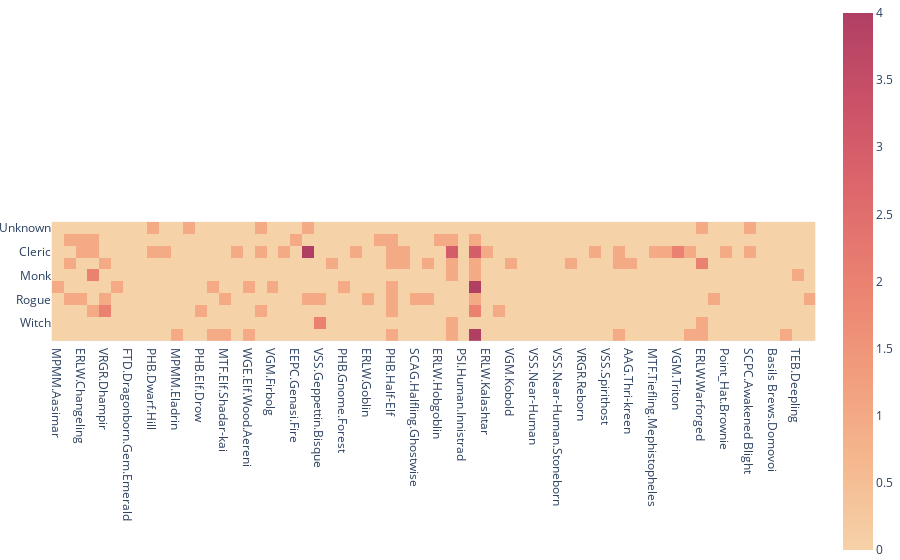

Notebook code cell kept with this figure:
### Code cell
Tab_Rac = pd.read_csv('/home/jovyan/Data/Race.csv')
Tab_Cla = pd.read_csv('/home/jovyan/Data/Class_Level.csv')
Tab_Cha = pd.read_csv('/home/jovyan/Data/Characters.csv')

data = []
List_Race  = []
for x1, y1 in Tab_Rac.iterrows():
    if Tab_Rac.at[x1,'Count'] > 0:
        List_Race.append(Tab_Rac.at[x1,'Tag2'])
List_Class = []
for x1, y1 in Tab_Cla.iterrows():#Sub-Class
    if Tab_Cla.at[x1,'Class']==Tab_Cla.at[x1,'Tag3']:
        if Tab_Cla.at[x1,'C_Count'] > 0:
            List_Class.append(Tab_Cla.at[x1,'Tag3'])
print(List_Class)

for y1 in List_Class:
    Ro = []
    for y2 in List_Race:
        Con=0
        Con=len(Tab_Cha.query("Race=='"+y2+"' and `Class Breakdown`.str.contains('"+y1+"')").index)
        Ro.append(Con)
    data.append(Ro)

fig = px.imshow(data,
                x=List_Race,
                y=List_Class,
                color_continuous_scale='Redor'
               )

fig.update_xaxes(side="bottom")
fig.update_layout(autosize=True, height=500)
fig.update_layout(margin = dict(t=0, l=1, r=0, b=0, autoexpand=True))
fig.show()

### Figure 1 — Plotly figure (JSON) as saved in the notebook; plotly's stock layout.template omitted (floating-point values rounded to 4 significant figures; data arrays with more than 128 entries replaced by an {"elided": "..."} marker saying what was removed)
{"data": [{"coloraxis": "coloraxis", "name": "0", "x": ["MPMM.Aasimar", "VGM.Bugbear", "ERLW.Changeling", "TCE.Custom Lineage", "VRGR.Dhampir", "FTD.Dragonborn.Gem.Amethyst", "FTD.Dragonborn.Gem.Emerald", "FTD.Dragonborn.Gem.Sapphire", "PHB.Dwarf.Hill", "PHB.Dwarf.Mountain", "MPMM.Eladrin", "PHB.Elf", "PHB.Elf.Drow", "EGW.Elf.Pallid", "MTF.Elf.Shadar-kai", "PHB.Elf.Wood", "WGE.Elf.Wood.Aereni", "WBtW.Fairy", "VGM.Firbolg", "EEPC.Genasi.Earth", "EEPC.Genasi.Fire", "EEPC.Genasi.Water", "VSS.Geppettin.Bisque", "AAG.Giff", "PHB.Gnome.Forest", "DMG.Goblin", "ERLW.Goblin", "VGM.Goliath", "PHB.Half-Elf", "PHB.Half-Orc", "SCAG.Halfling.Ghostwise", "PHB.Halfling.Stout", "ERLW.Hobgoblin", "PHB.Human", "PSI.Human.Innistrad", "PHB.Human.Variant", "ERLW.Kalashtar", "MPMM.Kobold", "VGM.Kobold", "MOT.Minotaur", "VSS.Near-Human", "VSS.Near-Human.Mul", "VSS.Near-Human.Stoneborn", "AAG.Plasmoid", "VRGR.Reborn", "MOT.Satyr", "VSS.Spirithost", "VGM.Tabaxi", "AAG.Thri-kreen", "MTF.Tiefling.Levistus", "MTF.Tiefling.Mephistopheles", "TTP.Tortle", "VGM.Triton", "GGR.Vedalken", "ERLW.Warforged", "VGM.Yuan-ti Pureblood", "Point_Hat.Brownie", "GH:PG.Dreamer", "SCPC.Awakened Blight", "HCKOG.Kitsune.Rage", "Basils Brews.Domovoi", "Sisalik.Sisalik", "TEB.Deepling", "HGtV.Selkies"], "y": ["Unknown", "Barbarian", "Cleric", "Fighter", "Monk", "Paladin", "Rogue", "Warlock", "Witch", "Wizard"], "z": {"elided": "10x64 int values"}, "type": "heatmap", "xaxis": "x", "yaxis": "y", "hovertemplate": "x: %{x}<br>y: %{y}<br>color: %{z}<extra></extra>"}], "layout": {"xaxis": {"anchor": "y", "domain": [0, 1], "scaleanchor": "y", "constrain": "domain", "side": "bottom", "type": "category", "range": [-0.5, 63.5], "autorange": true}, "yaxis": {"anchor": "x", "domain": [0.1704, 0.8296], "autorange": true, "constrain": "domain", "type": "category", "range": [9.5, -0.5]}, "coloraxis": {"colorscale": [[0, "rgb(246, 210, 169)"], [0.1667, "rgb(245, 183, 142)"], [0.3333, "rgb(241, 156, 124)"], [0.5, "rgb(234, 129, 113)"], [0.6667, "rgb(221, 104, 108)"], [0.8333, "rgb(202, 82, 104)"], [1, "rgb(177, 63, 100)"]]}, "margin": {"t": 0, "l": 1, "r": 0, "b": 0, "autoexpand": true}, "autosize": true}}
